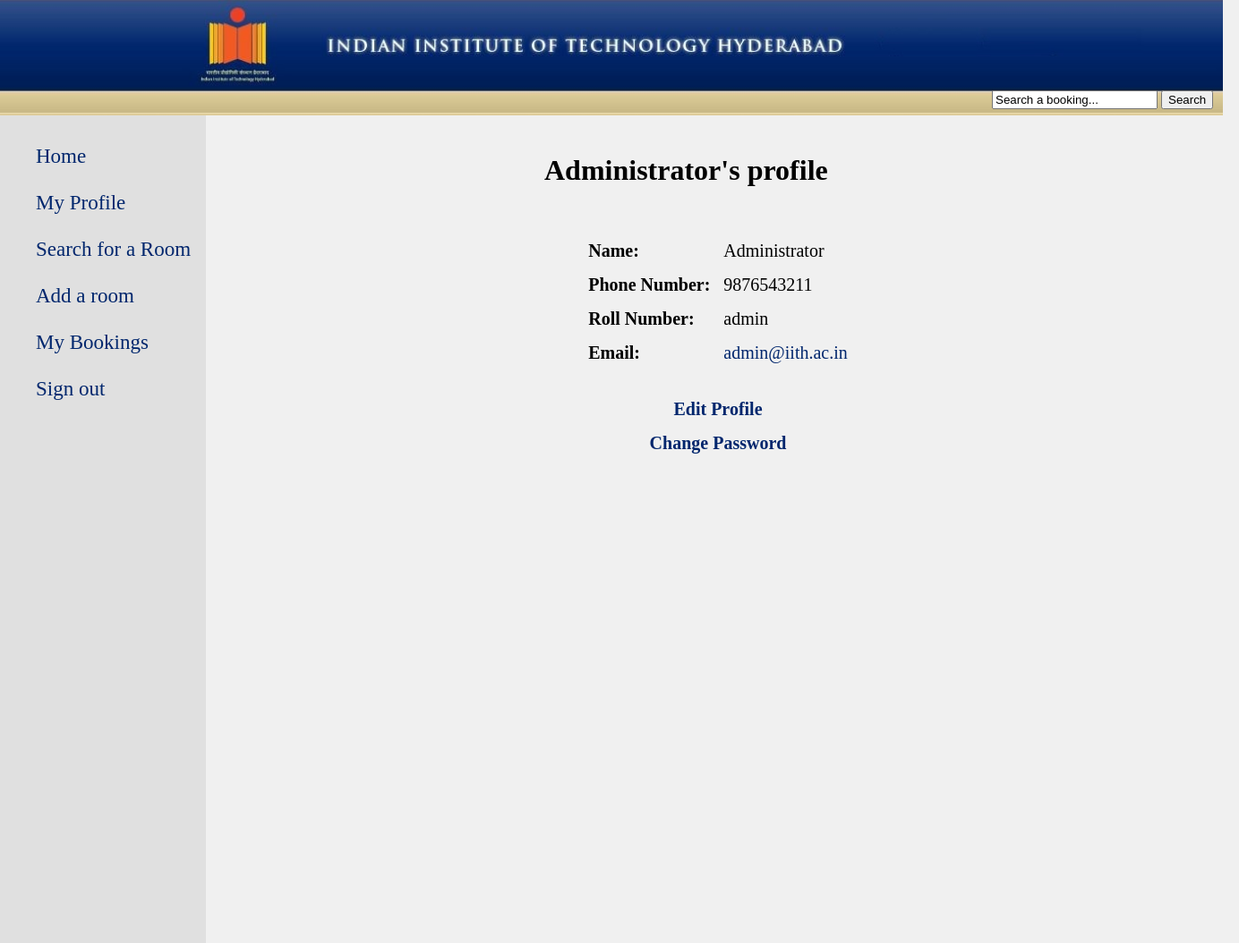
Page /profile.php?userid=4 (signed in) on the committed database.
### tables this page shows
CREATE TABLE `users` (
  `id` int(11) NOT NULL AUTO_INCREMENT,
  `name` char(30) DEFAULT NULL,
  `password` text,
  `phone` char(20) DEFAULT NULL,
  `email` char(30) DEFAULT NULL,
  `level` char(10) DEFAULT NULL,
  PRIMARY KEY (`id`)
);

### functions.php (called while the page is built, shortened)
<?php
function userDetails($userid)
	{
	$sql="SELECT id, name, phone, email, level FROM users WHERE id={$userid};";
	$result=mysql_query($sql);
	if($row=mysql_fetch_array($result))
		return $row;
	return null;
	}
?>

### profile.php (the view, shortened to what this page needs)
<?php
include_once("functions.php");
$user=userDetails($_REQUEST['userid']);
?>
<html>
	<head>
		<link rel="stylesheet" href="style.css" />
	</head>
	<body>
		<?php
			include("header.php");
			include("navigation.php");
		?>
		<h1 class="heading"><b><?php echo $user['name'] . "'s profile"; ?></b></h1>
		<center>
		<table id="form_table" border="0" cellspacing="5" cellpadding="5">
			<tr>
				<th>Name:</th>
				<td><?php echo $user['name']; ?></td>
			</tr>
			<tr>
				<th>Phone Number:</th>
				<td><?php echo $user['phone']; ?></td>
			</tr>
			<tr>
				<th>Roll Number:</th>
				<td><?php echo explode("@",$user['email'])[0]; ?></td>
			</tr>
			<tr>
				<th>Email:</th>
				<td><?php echo "<a href=\"mailto:{$user['email']}\">{$user['email']}</a>"; ?></td>
			</tr>
		<?php
			if($user['id']==$_SESSION['id'])
				echo "<tr>
						<td colspan=\"2\" align=\"center\">
							<a href=\"edit_profile.php\" style=\"text-decoration:none;\"><strong>Edit Profile</strong></a>
						</td>
					</tr>
					<tr>
						<td colspan=\"2\" align=\"center\">
							<a href=\"change_password.php\" style=\"text-decoration:none;\"><strong>Change Password</strong></a>
						</td>
					</tr>";
		?>
		</table>
		</center>
		</div>
	</body>
</html>

### style.css (style rules this page uses)
body { background-color:#f0f0f0; }
.heading { margin-top:50px; margin-left:400px; font-family:"New Times Roman"; color:#000000; }
a:link { color:#00266D; text-decoration:none; }
#form_table { margin-top:50px; font-size:20px; text-align:left; }

### rows in the picture
users: name "Administrator", phone "9876543211", email "admin", email "admin@iith.ac.in"
